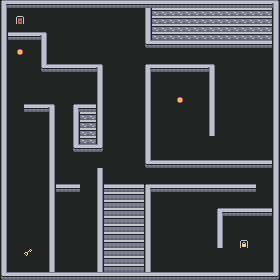

This game map was drawn from its Tiled (.tmx) file and the tilesets committed beside it. A one-line description and the trimmed map source follow:
An orthogonal 35x35 tile map with 8x8 px tiles, 7 tile layers (Слой тайлов 1, coins, collisions, secret, ...), 1 hidden layer not drawn.

<map version="1.10" tiledversion="1.11.2" orientation="orthogonal" renderorder="right-down" width="35" height="35" tilewidth="8" tileheight="8" infinite="0" nextlayerid="10" nextobjectid="1">
 <tileset firstgid="1" source="colored_tilemap_packed.tsx" />
 <layer id="1" name="Слой тайлов 1" width="35" height="35">
  <data>[1225 cells, 1089 non-empty, 2 distinct tile ids]</data>
 </layer>
 <layer id="5" name="coins" width="35" height="35">
  <data>[1225 cells, 3 non-empty, 1 distinct tile ids]</data>
 </layer>
 <layer id="6" name="enemies" width="35" height="35" visible="0" opacity="0">
  <data>[1225 cells, 12 non-empty, 1 distinct tile ids]</data>
 </layer>
 <layer id="2" name="collisions" width="35" height="35" opacity="0.99">
  <data>[1225 cells, 379 non-empty, 7 distinct tile ids]</data>
 </layer>
 <layer id="3" name="secret" width="35" height="35">
  <data>[1225 cells, 55 non-empty, 2 distinct tile ids]</data>
 </layer>
 <layer id="7" name="exit" width="35" height="35" opacity="0.99">
  <data>[1225 cells, 1 non-empty, 1 distinct tile ids]</data>
 </layer>
 <layer id="8" name="spawn_point" width="35" height="35">
  <data>[1225 cells, 1 non-empty, 1 distinct tile ids]</data>
 </layer>
 <layer id="9" name="keys" width="35" height="35">
  <data>[1225 cells, 1 non-empty, 1 distinct tile ids]</data>
 </layer>
</map>
